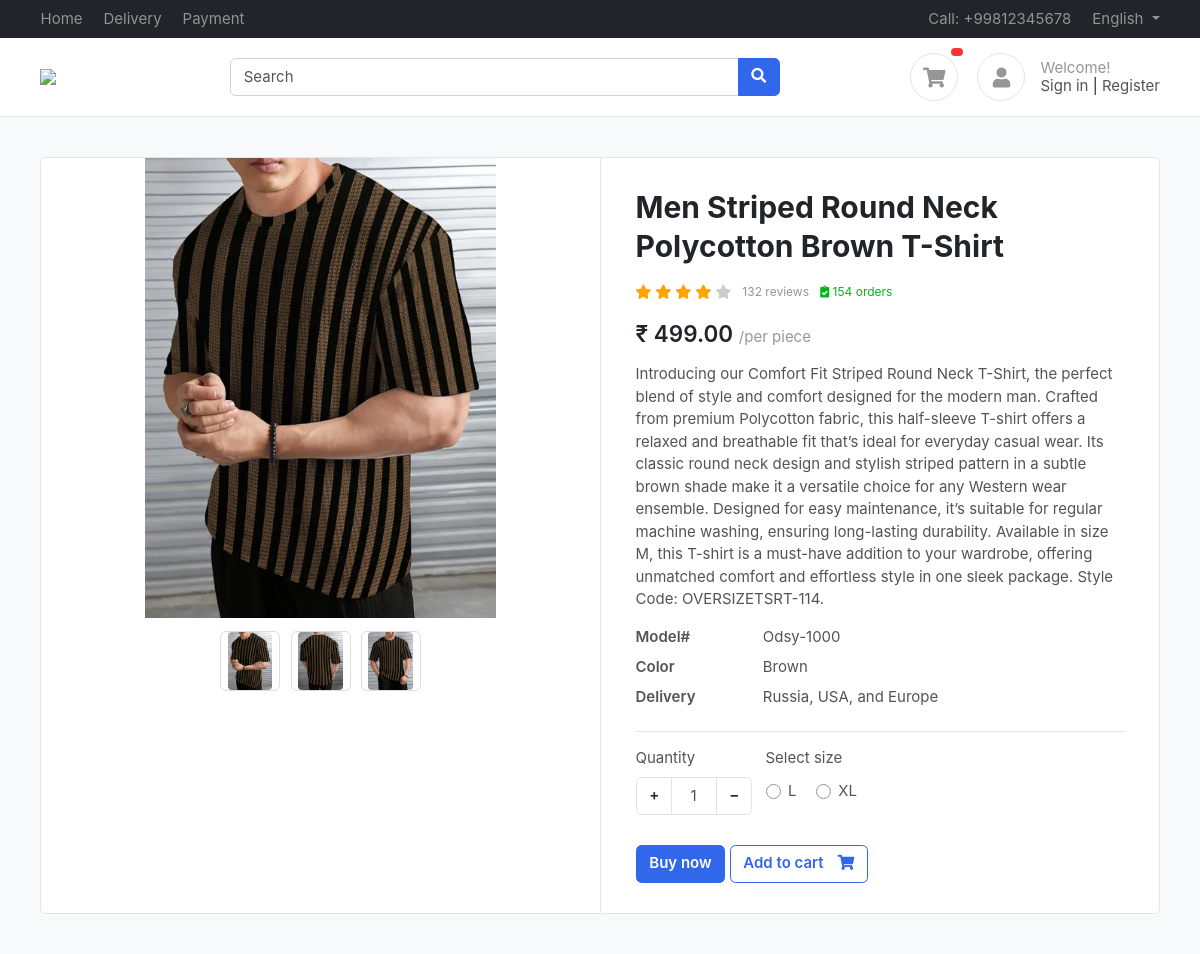
Screenshot of /product/men-striped-round-neck-polycotton-brown-t-shirt/ (signed in) with the database file from the repository.
### products/models.py (models this page shows, shortened)
class Product(BaseModel):
    product_name = models.CharField(max_length=100)
    slug = models.SlugField(max_length=100, unique=True, null=True, blank=True)
    category = models.ForeignKey(Category, on_delete=models.CASCADE, related_name='products')
    price = models.DecimalField(max_digits=10, decimal_places=2)
    product_description = models.TextField()
    color_varient = models.ManyToManyField('ColorVariant', blank=True)
    size_variant = models.ManyToManyField('SizeVariant', blank=True)

class ProductImage(BaseModel):
    product = models.ForeignKey(Product, on_delete=models.CASCADE, related_name='product_images')
    image = models.ImageField(upload_to='products')

class SizeVariant(BaseModel):
    size_name = models.CharField(max_length=100)
    price = models.DecimalField(max_digits=10, decimal_places=2, default=0.00)

### products/views.py (the view)
# urls.py: path('<slug:slug>/', get_product, name='get_product'),  # ✅ Specify `slug:slug`
def get_product(request, slug):
    try:
        product = Product.objects.get(slug=slug)
        context = {'product': product}
        if request.GET.get('size'):
            size = request.GET.get('size')
            price = product.get_product_price_by_size(size)
            context['selected_size'] = size
            context['updated_price'] = price
        return render(request, 'product/product.html', context=context)
    except Product.DoesNotExist:
        return redirect('/')

### templates/product/product.html (shortened to what this page needs)
{% extends "base/base.html" %}
{% block start %}
<section class="section-content padding-y bg">
    <div class="container">
    <div class="card">
        <div class="row no-gutters">
            <aside class="col-md-6">
    <article class="gallery-wrap">
    <div class="img-big-wrap">
      <div> <a href="#"><img src="/media/{{product.product_images.all.0.image}}"></a></div>
    </div>
    <div class="thumbs-wrap">
      {% for image in product.product_images.all %}
      <a href="#" class="item-thumb"> <img src="/media/{{image.image}}"></a>
      {% endfor %}
    </div>
    </article>
            </aside>
            <main class="col-md-6 border-left">
    <article class="content-body">
    <h2 class="title">{{product.product_name}}</h2>
    <div class="rating-wrap my-3">
        <ul class="rating-stars">
            <li style="width:80%" class="stars-active">
                <i class="fa fa-star"></i> <i class="fa fa-star"></i>
                <i class="fa fa-star"></i> <i class="fa fa-star"></i>
            </li>
            <li>
                <i class="fa fa-star"></i> <i class="fa fa-star"></i>
                <i class="fa fa-star"></i> <i class="fa fa-star"></i>
                <i class="fa fa-star"></i>
            </li>
        </ul>
        <small class="label-rating text-muted">132 reviews</small>
        <small class="label-rating text-success"> <i class="fa fa-clipboard-check"></i> 154 orders </small>
    </div>
    <div class="mb-3">
        <var class="price h4">₹
          {% if updated_price %}
          {{updated_price}}
          {% else %}
          {{product.price}}
          {% endif %}
        </var>
        <span class="text-muted">/per piece</span>
    </div>
    <p>{{product.product_description}}</p>
    <dl class="row">
      <dt class="col-sm-3">Model#</dt>
      <dd class="col-sm-9">Odsy-1000</dd>
      <dt class="col-sm-3">Color</dt>
      <dd class="col-sm-9">Brown</dd>
      <dt class="col-sm-3">Delivery</dt>
      <dd class="col-sm-9">Russia, USA, and Europe </dd>
    </dl>
    <hr>
        <div class="form-row">
            <div class="form-group col-md flex-grow-0">
                <label>Quantity</label>
                <div class="input-group mb-3 input-spinner">
                  <div class="input-group-prepend">
                    <button class="btn btn-light" type="button" id="button-plus"> + </button>
                  </div>
                  <input type="text" class="form-control" value="1">
                  <div class="input-group-append">
                    <button class="btn btn-light" type="button" id="button-minus"> − </button>
                  </div>
                </div>
            </div>
            {% if product.size_variant.all %}
            <div class="form-group col-md">
                <label>Select size</label>
                <div class="mt-1">
                  {% for size in product.size_variant.all %}
                    <label class="custom-control custom-radio custom-control-inline">
                      <div class="custom-control-label">{{size.size_name}}</div>
                    </label>
                  {% endfor %}
                </div>
            </div>
            {% endif %}
        </div>
        <a href="#" class="btn  btn-primary"> Buy now </a>
        <a href="{% url 'add_to_cart' product.uid %}?variant={{selected_size}}" class="btn  btn-outline-primary"> <span class="text">Add to cart</span> <i class="fas fa-shopping-cart"></i>  </a>
    </article>
            </main>
        </div>
    </div>
    </div>
    </section>
{% endblock %}

### html/css/ui.css (style rules this page uses)
html { font-family: 'Inter', sans-serif; font-size: 15px; }
.content-body { flex: 1 1 auto; padding: 2rem 2.3rem; }
.padding-y { padding-top: 40px; padding-bottom: 40px; }
var { font-style: normal; }
article:after, .form-group:after { display: block; clear: both; content: ""; }
.bg { background-color: #f8f9fa; }
.card .title { color: #212529; }
.btn-light { background-color: #fff; border-color: #e4e4e4; }
.btn .text + i { margin-left: 10px; }
dl[class="row"] { margin-bottom: 0; }
.price { font-weight: 600; color: #212529; }
.label-rating { margin-left: 7px; display: inline-block; vertical-align: middle; }
.rating-stars { display: inline-block; vertical-align: middle; list-style: none; margin: 0; padding: 0; position: relative; white-space: nowrap; clear: both; }
.rating-stars i { font-size: 14px; color: #ccc; display: inline; }
.rating-stars li { display: block; text-overflow: clip; white-space: nowrap; z-index: 1; }
.rating-stars li.stars-active { z-index: 2; position: absolute; top: 0; left: 0; overflow: hidden; }
.rating-stars li.stars-active i { color: orange; }
.input-spinner { width: 120px; flex-wrap: nowrap; display: inline-flex; }
.input-spinner input.form-control { text-align: center; max-width: 46px; flex-basis: 46px; border-color: #e4e4e4; flex-grow: 0; }
.input-spinner .btn { width: 36px; text-align: center; }
.gallery-wrap .img-big-wrap { margin-bottom: 10px; border-radius: 0.37rem; overflow: hidden; background-color: #fff; }
.gallery-wrap .img-big-wrap a { text-align: center; display: block; }
.gallery-wrap .img-big-wrap img { height: 460px; width: auto; display: inline-block; cursor: zoom-in; }
.gallery-wrap .thumbs-wrap { text-align: center; }
.gallery-wrap .thumbs-wrap .item-thumb { width: 60px; height: 60px; border: 1px solid #ddd; border-radius: 6px; margin: 3px; display: inline-block; overflow: hidden; }
.gallery-wrap .thumbs-wrap img { max-width: 100%; max-height: 100%; object-fit: cover; border-radius: 4px; cursor: zoom-in; }

### rows the page displays
Product: product_images.all.0.image (picture), product_name "Men Striped Round Neck Polycotton Brown T-Shirt", price "499.00", product_description "Introducing our Comfort Fit Striped Round Neck T-Shirt, the perfect blend of style and comfort designed for the modern man. Crafted from premium Polycotton fabric, this half-sleeve T-shirt offers a relaxed and breathable fit that’s ideal for everyday casual wear. Its classic round neck design and stylish striped pattern in a subtle brown shade make it a versatile choice for any Western wear ensemble. Designed for easy maintenance, it’s suitable for regular machine washing, ensuring long-lasting durability. Available in size M, this T-shirt is a must-have addition to your wardrobe, offering unmatched comfort and effortless style in one sleek package. Style Code: OVERSIZETSRT-114."
ProductImage: image (picture)
ProductImage: image (picture)
ProductImage: image (picture)
SizeVariant: size_name "L"
SizeVariant: size_name "XL"
